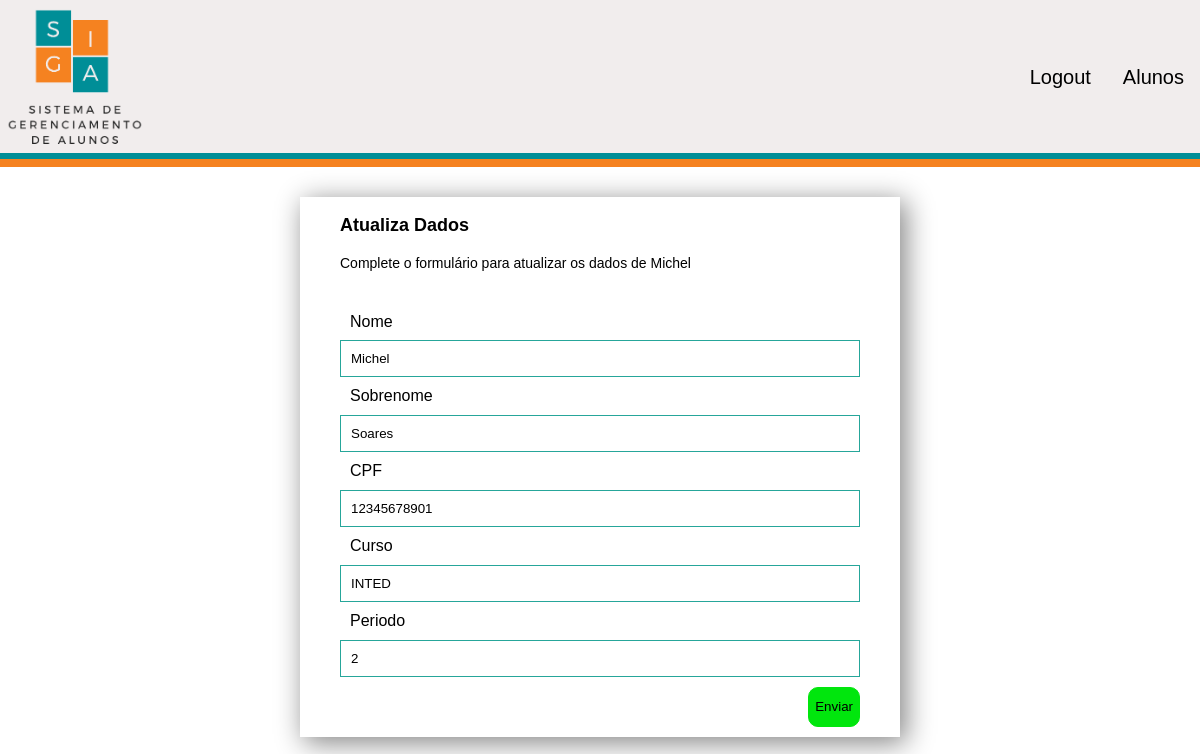
The app's page /aluno/2 with its own data.
### my_site/models.py (models this page shows)
class Aluno(models.Model):
    nome = models.CharField(
        max_length=255,
        null=False,
        blank=False
    )
    sobrenome = models.CharField(
        max_length=255,
        null=False,
        blank=False
    )
    cpf = models.CharField(
        max_length=14,
        null=False,
        blank=False,
    )
    curso = models.CharField(
        max_length=255,
        blank=False,
        null=False
    )
    periodo = models.IntegerField(
        default=0,
        null=False,
        blank=False
    )
    email = models.EmailField(
        max_length=255,
        blank=False,
        null=False
    )
    password = models.CharField(
        max_length=255,
        blank=False,
        null=False
    )
    objeto = models.Manager()

### website/views.py (the view)
# urls.py: path("aluno/<pk>", AlunoUpdateView.as_view(), name="atualiza_aluno"),
class AlunoUpdateView(UpdateView):
    template_name = "website/atualiza.html"
    model = Aluno
    context_object_name = "aluno"
    fields = "__all__"
    success_url = reverse_lazy("website:lista_aluno")

### website/templates/website/atualiza.html (shortened to what this page needs)
{% extends "website/_layouts/base.html" %}
{% load widget_tweaks %}
{% block conteudo %}
    <div class="form-container">
        <legend>Atualiza Dados</legend>
        <p>Complete o formulário para atualizar os dados de {{ aluno.nome }}</p>
        <form method="POST">
            <fieldset>
                <div class="input-container">
                    <label class="label" for="name">Nome</label>
                    {% render_field form.nome class+="form-control" id+="nome" name+="nome"%}
                </div>
                <div class="input-container">
                    <label class="label" for="surname">Sobrenome</label>
                    {% render_field form.sobrenome class+="form-control" id+="surname" name+="surname" %}
                </div>
                <div class="input-container">
                    <label class="label" for="cpf">CPF</label>
                    {% render_field form.cpf class+="form-control" id+="cpf" name+="cpf" pattern+="[0-9]{11}" placeholder+="Apenas números" %}
                </div>
                <div class="input-container">
                    <label class="label" for="curso">Curso</label>
                    {% render_field form.curso class+="form-control" id+="curso" name+="curso"%}
                </div>
                <div class="input-container">
                    <label class="label" for="periodo">Periodo</label>
                    {% render_field form.periodo class+="form-control" id+="periodo" name+="periodo" type="number"%}
                </div>
                <div class="form-button">
                    <button class="go-button">Enviar</button>
                </div>
                </fieldset>
            </form>
        </div>
{% endblock %}

### website/static/website/css/style.css (style rules this page uses)
.form-container { -webkit-box-shadow: 5px 5px 26px 1px rgba(0,0,0,0.48); box-shadow: 5px 5px 26px 1px rgba(0,0,0,0.48); max-width: 600px; margin-right: auto; margin-left: auto; margin-top: 30px; margin-bottom: 30px; padding: 10px 40px; line-height: 1cm; box-sizing: border-box; display: block; }
.form-container legend { font-family: sans-serif; font-size: 18px; font-weight: 600; }
.form-container p { font-family: sans-serif; font-size: 14px; }
.form-container .label { background-color: white; padding: 10px; font-family: sans-serif; color: black; }
.form-container input { padding: 10px; width: 100%; outline: none; box-sizing: border-box; float: left; }
.form-container input:valid, .form-container input:focus { border: 1px solid #26a69a; }
.input-container { margin-top: 20px; }
fieldset { width: 100%; }
.form-button { text-align: right; }
.go-button { margin-top: 10px; border-radius: 10px; height: 40px; background-color: rgb(1, 230, 13); border: 1px solid rgb(1, 230, 13); cursor: pointer; transition: .5s; }

### records on screen
Aluno: nome "Michel", sobrenome "Soares", cpf "12345678901", curso "INTED", periodo "2"
